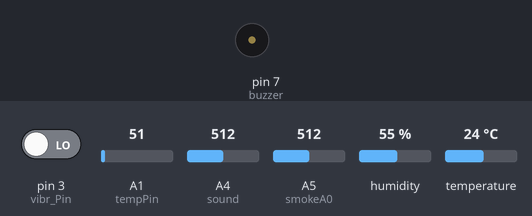
Bench run of a sketch on a simulated Arduino Uno, built for the host (arithmetic inside an expression is 32-bit, double 64-bit). Shown: buzzer (waves = sounding). The inputs (shaded band) are chosen by the test bench; at power-on: pin 3 (vibr_Pin) LOW, A1 (tempPin) = 51, A4 (sound) = 512, A5 (smokeA0) = 512, humidity 55 %, temperature 24 °C. What the sketch prints to the serial monitor is not drawn.

Above: at 1.1 s.
Timing chart, 0 to 4.7 s (numbered marks = the images above):
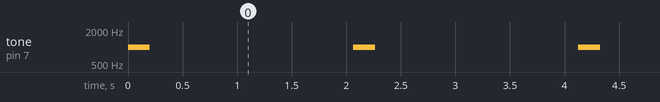

The sketch:

All_sesors.ino
```cpp
#include <dht.h>
#define dht_apin A0
dht DHT;

int sound =A4;
int sensorValue = 0; //for variable to store the value coming from the sound sensor
int buzzer = 7;
int smokeA0 = A5;
int vibr_Pin =3;
int LED_Pin = 8;
int LED_R = 13;
int LED_G = 12;
int LED_B = 11;
int tempPin = 1;
// Your threshold value. You might need to change it.
int sensorThres = 400;//gas

void setup() {
  pinMode(vibr_Pin, INPUT); //set vibr_Pin input for measurment
  pinMode(buzzer, OUTPUT);
  pinMode(smokeA0, INPUT);
  pinMode (sound, INPUT) ;

  Serial.begin(9600);
}

void loop() {

//smoke

  int analogSensor = analogRead(smokeA0);

  Serial.print("GAS = ");
  Serial.println(analogSensor);
  // Checks if it has reached the threshold value
  if (analogSensor > sensorThres)
  {
    tone(buzzer, 1000, 200);
    digitalWrite(LED_R,HIGH);
   // digitalWrite(LED_G,LOW);
  }
  else
  {
    //noTone(buzzer);
    digitalWrite(LED_R, LOW);
  //digitalWrite(LED_G,HIGH);
  }

//vibration

long measurement =vib_init();
 //delay(50);
  Serial.print("VIB = ");
Serial.println(measurement);
  if (measurement > 100){
    digitalWrite(LED_R, HIGH);
     tone(buzzer, 1000, 200);

  }
  else{
    digitalWrite(LED_R, LOW);
    noTone(buzzer);
  }

//temperature_digital

  DHT.read11(dht_apin);
    Serial.print("Current humidity = ");
    Serial.println(DHT.humidity);
    Serial.print("temperature = ");
    Serial.print(DHT.temperature);
    Serial.println("C  ");

    if (DHT.humidity > 80){
    digitalWrite(LED_R, HIGH);
    tone(buzzer, 1000, 200);

   }
    else{
    digitalWrite(LED_R, LOW);
    noTone(buzzer);
  }
   if (DHT.temperature > 30){
    digitalWrite(LED_B, HIGH);
    tone(buzzer, 1000, 200);

   }
    else{
    digitalWrite(LED_B, LOW);
    noTone(buzzer);
  }


//temperature

int val = analogRead(tempPin);
float mv = ( val/1024.0)*5000;
float cel = mv/10;
float farh = (cel*9)/5 + 32;

Serial.print("TEMPERATURE = ");
Serial.print(cel);
Serial.print("*C");
Serial.println();

//Soumd

sensorValue = analogRead (sound);
Serial.print("Sound = ");
  Serial.print (sensorValue, DEC);
  Serial.println(" DB ");
  Serial.println('\n');
     delay(1000);
    if (sensorValue > 48){
    digitalWrite (LED_R, HIGH);
    tone(buzzer, 1000, 200);

   }
    else{
  digitalWrite (LED_R, LOW);
    noTone(buzzer);
  }
//long soundB=digitalRead (sound) ;
//if(soundB==0){
//  Serial.println("NO Sound!!");
//  digitalWrite(LED_R, LOW);
//  digitalWrite(LED_G,HIGH);
//  //noTone(buzzer);
//
//}else{
//  Serial.println("Sound!!!!");
//  tone(buzzer, 1000, 200);
//  digitalWrite(LED_R,HIGH);
//  digitalWrite(LED_G,LOW);
//  delay(1000);
//  }


}

//vibration
long vib_init(){
  delay(10);
  long measurement=pulseIn (vibr_Pin, HIGH);  //wait for the pin to get HIGH and returns measurement
  return measurement;
}

//temperature
float getVoltage(int pin)
{
 return (analogRead(pin) * 0.004882814);
}
```

Measured:
- by itself, tone on pin 7 (buzzer): alternates 1000 Hz for 0.20 s and silent for 1.9 s
